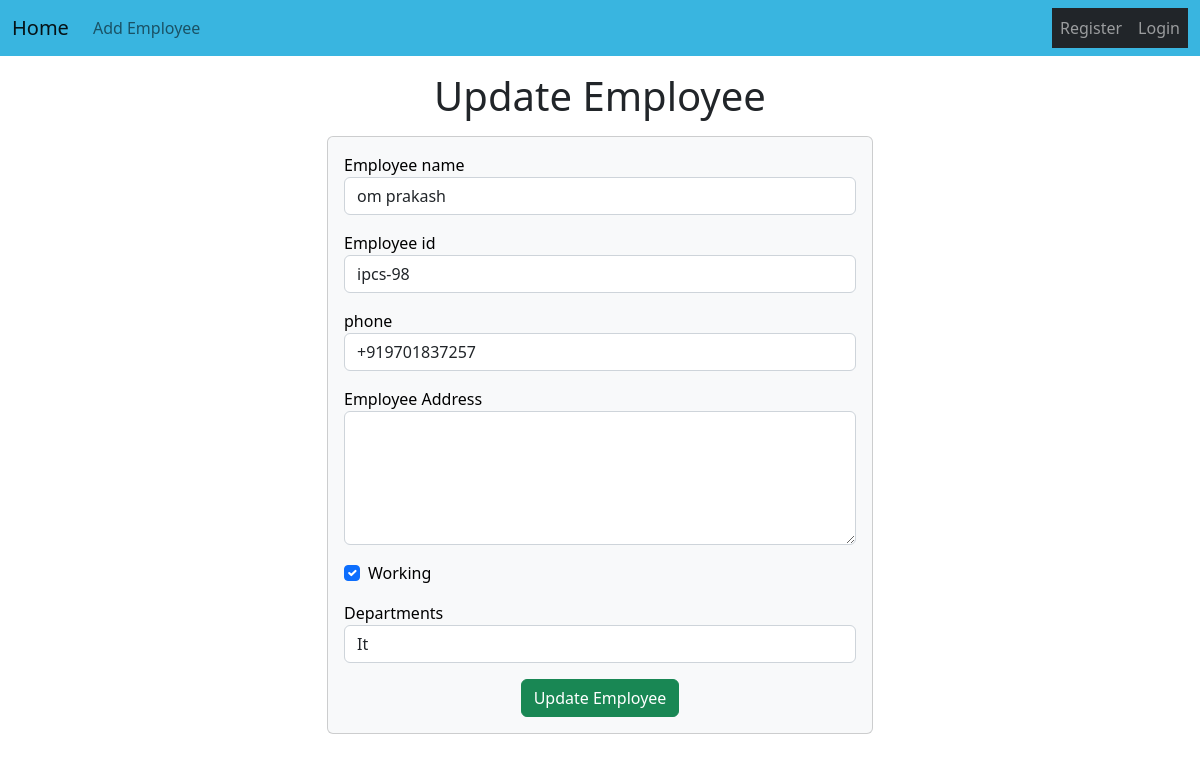
Screenshot of /emp/update-emp/2 with the database file from the repository.
### emp/models.py (models this page shows, shortened)
class Emp(models.Model):
    name=models.CharField(max_length=100)
    emp_id=models.CharField(max_length=100)
    phone=models.CharField(max_length=12)
    working=models.BooleanField(default=True)
    department=models.CharField(max_length=100)

### emp/views.py (the view)
# urls.py: path("update-emp/<int:emp_id>",update_emp),
def update_emp(request, emp_id):
    emp = Emp.objects.get(pk=emp_id)
    print("Yes Bhai")
    return render(request, "emp/update_emp.html", {
        'emp': emp
    })

### templates/emp/update_emp.html (shortened to what this page needs)
<!doctype html>
<html lang="en">
<head>
  <link href="https://cdn.jsdelivr.net/npm/bootstrap@5.2.2/dist/css/bootstrap.min.css" rel="stylesheet"
>
</head>
<body>
  {% include 'emp/navbar.html' %}
  <h1 class="text-center my-3">Update Employee</h1>
  <div class="container">
    <div class="row">
      <div class="col-md-6 offset-md-3">
        <div class="card bg-light text-black">
          <div class="card-body">
            <form action="/emp/do-update-emp/{{emp.id}}" method="POST">
              <div class="mb-3">
                <label for="name">Employee name</label>
                <input id="name" type="text" class="form-control" placeholder="Enter emp name" name="emp_name"
                  value="{{emp.name}}" />
              </div>
              <div class="mb-3">
                <label for="id">Employee id</label>
                <input id="id" type="text" class="form-control" placeholder="Enter emp id" name="emp_id"
                  value="{{emp.emp_id}}" />
              </div>
              <div class="mb-3">
                <label for="phone">phone</label>
                <input id="phone" type="text" class="form-control" placeholder="Enter emp phone" name="emp_phone"
                  value="{{emp.phone}}" />
              </div>
              <div class="mb-3">
                <label for="address">Employee Address</label>
                <textarea name="emp_address" id="address" rows="5" class="form-control">{{emp.address}}</textarea>
              </div>
              <div class="mb-3 form-check">
                <label for="working">Working</label>
                <input {% if emp.working %} checked {% endif %} id="working" name="emp_working" type="checkbox"
                  class="form-check-input">
              </div>
              <div class="mb-3 ">
                <label for="department">Departments</label>
                <select value="{{emp.department}}" name="emp_department" id="department" class="form-control">
                  <option value="CSE">It</option>
                </select>
              </div>
              <div class="container text-center">
                <button class="btn btn-success">
                  Update Employee
                </button>
              </div>
            </form>
          </div>
        </div>
      </div>
    </div>
  </div>
</body>
</html>

### rows the page displays
Emp: emp_name "om prakash", emp_id "ipcs-98", emp_phone "+919701837257", working "☑", emp_department "It"
